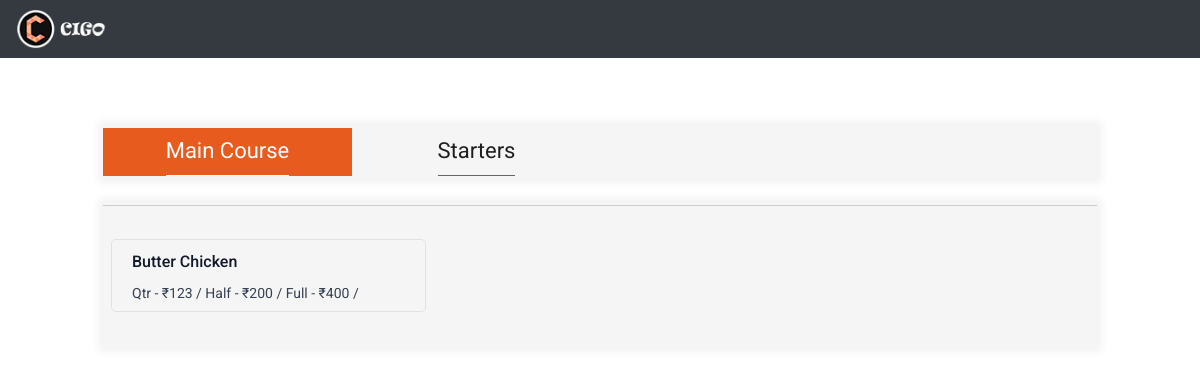
The page /emenu2/1/menu/ on the database its author committed.
### setup/models.py (models this page shows, shortened)
class Menu(models.Model):
	product_id=models.AutoField(primary_key=True)
	venue = models.ForeignKey(Venue, on_delete=models.CASCADE)
	venuename = models.CharField(max_length=100,default="venuename")
	product_name=models.CharField(max_length=50)
	category=models.CharField(max_length=50, null=True)
	description=models.CharField(max_length=300, null=True)
	price=models.IntegerField(default=0)
	customisable=models.BooleanField(default=0)
	showtype=models.BooleanField(default=1)
	pictype=models.BooleanField(default=1)
	availability=models.CharField(max_length=3,choices=AVAIL_CHOICE,default="ava")
	image = models.ImageField(upload_to='images/', null=True, blank=True)

class CustomItem(models.Model):
	customitem_id=models.AutoField(primary_key=True)
	product_id = models.ForeignKey(Menu, on_delete=models.CASCADE)
	customitemname = models.CharField(default="customitemname", max_length=50)
	customitemprice=models.IntegerField(default=0)

### onlymenuapp2/views.py (the view)
# urls.py: path('<int:restaurantidslug>/menu/', views.customerapp, name='customerapp'),
def customerapp(request,restaurantidslug):
	restaurantname = Venue.objects.get(venueid=restaurantidslug).venuename
	allProds = []
	catprods = Menu.objects.filter(venue=restaurantidslug).filter(showtype=1).filter(availability="ava").values('category')
	cats = {item['category'] for item in catprods}
	for cat in cats:
		prod = Menu.objects.filter(venue=restaurantidslug).filter(showtype=1).filter(availability="ava").filter(category=cat )
		allProds.append(prod)
	allcustomisablefields = {}
	allcustomisableitems = Menu.objects.filter(venue=restaurantidslug).filter(showtype=1).filter(availability="ava").filter(customisable=1)
	for customisableitem in allcustomisableitems:
		customisablefield = CustomItem.objects.filter(product_id=customisableitem.product_id)
		allcustomisablefields[customisableitem.product_id] = customisablefield
	params={
	'allcustomisablefields':allcustomisablefields,
	'restaurantname':restaurantname,
	'allProds': allProds,
	'restaurantidslug':restaurantidslug,
	}
	return render(request,'onlymenuapp2/menu.html', params)

### templates/onlymenuapp2/menu.html (shortened to what this page needs)
{% extends "onlymenuapp2/emenubase.html" %}
{% load static %}
{% block head %}
<link rel="stylesheet" href="https://unpkg.com/swiper/swiper-bundle.min.css">
<link rel="stylesheet" href="{% static 'customerapp/css/menu.css' %}">
    <link href="https://unpkg.com/tailwindcss@^2/dist/tailwind.min.css" rel="stylesheet">
    <link rel="stylesheet" href="{% static 'onlymenuapp2/css/style.css' %}">
    <link rel="stylesheet" href="{% static 'onlymenuapp2/css/responsive.css' %}">
    <link id="changeable-colors" rel="stylesheet" href="{% static 'onlymenuapp2/css/colors/orange.cs' %}s" />
{% endblock head %}
{% block body %}
<center><h2 class="whitetext mt-2" style="font-family: 'RocknRoll One', sans-serif;">{{restaurantname}}</h2></center>
    <div id="menu" class="menu-main mt-4">
        <div class="container">
            <div class="row">
                <div class="col-lg-12 col-md-12 col-sm-12 col-xs-12">
                    <div class="tab-menu">
                        <div class="slider slider-nav">
                            {% for prodlist in allProds %}
                            <div class="tab-title-menu">
                                <h2>{{prodlist.0.category}}</h2>
                            </div>
                            {% endfor %}
                        </div>
                    </div>
                    <br>
                    <div class="tab-menu">
                        <div class="slider slider-single">
                            {% for prodlist in allProds %}
                            <div>
                                <section class="text-gray-600 body-font">
                                    <div class="container px-2 py-2 mx-auto">
                                        <div class="flex flex-wrap -m-2">
                                            {% for i in prodlist %}
                                            <div class="p-2 lg:w-1/3 md:w-1/2 w-full">
                                                <div class="h-full flex items-center border-gray-200 border p-1 rounded-lg">
                                                    <div class="flex-grow ml-3 ">
                                                        <h4 class="text-gray-900 title-font font-medium mt-2">{{i.product_name}} </h4>
                                                        {% if i.customisable %}
                                                        <div class="text-gray-700">
                                                        {% for k,v in allcustomisablefields.items %}
                                                            {% if k == i.product_id %}
                                                                {% for c in v %}
                                                                    {{ c.customitemname }} - ₹{{ c.customitemprice }} /
                                                                {% endfor %}
                                                            {% endif %}
                                                        {% endfor %}
                                                        </div>
                                                        {% else %}
                                                        <p class="text-gray-700">₹ {{i.price}}</p>
                                                        {% endif %}
                                                    </div>
                                                </div>
                                            </div>
                                            {% endfor %}
                                        </div>
                                    </div>
                                </section>
                            </div>
                            {% endfor %}
                        </div>
                    </div>
                </div>
            </div>
        </div>
    </div>
{% endblock body %}

### static/customerapp/css/stylecustomer.css (style rules this page uses)
body { background-image: url("https://i.pinimg.com/originals/59/71/b6/5971b6ff0f900f92d27a64cec0c7f2ab.jpg"); background-position: center; background-repeat: no-repeat; background-size: cover; background-attachment: fixed; }
.whitetext { color: white; }

### static/customerapp/css/menu.css (style rules this page uses)
html { scroll-behavior: smooth; }

### static/onlymenuapp2/css/style.css (style rules this page uses)
body { color:#686868; font-size:14px; font-family: 'Roboto', sans-serif; line-height:1.80857; }
h1, h2, h3, h4, h5, h6 { letter-spacing: 0; font-weight: normal; position: relative; padding: 0 0 10px 0; font-weight: normal; line-height: 120% !important; color: #1f1f1f; margin: 0 }
h2 { font-size: 22px }
h4 { font-size: 16px }
html, body { height: 100%; }
.tab-title-menu { text-align:center; }
.tab-title-menu h2 { border-bottom:1px solid #666; display: inline-block; padding-top: 10px; }
.tab-menu { background: #f5f5f5; padding: 2px 0px; box-shadow: 0 0 8px 5px rgba(0, 0, 0, 0.05); }
.tab-menu .slider.slider-single { border-top:1px solid #ccc; padding-top:25px; padding-bottom:25px; }
.tab-menu .slick-initialized .slick-slide { outline:none; }
.tab-menu .is-active h2 { color:#fff; border-bottom: 1px solid #fff; }

### static/onlymenuapp2/css/colors/orange.css (style rules this page uses)
.tab-menu .is-active { background: #e75b1e; }

### rows shown on the page
Menu: category "Main Course", product_name "Butter Chicken"
Menu: category "Starters"
CustomItem: customitemname "Qtr", customitemprice "123"
CustomItem: customitemname "Half", customitemprice "200"
CustomItem: customitemname "Full", customitemprice "400"
